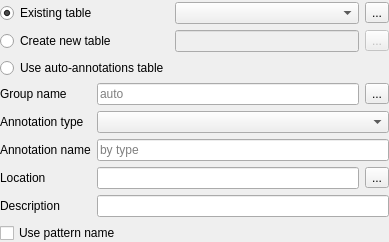
<?xml version="1.0" encoding="UTF-8"?>
<ui version="4.0">
 <class>CreateAnnotationNormalWidget</class>
 <widget class="QWidget" name="CreateAnnotationNormalWidget">
  <property name="geometry">
   <rect>
    <x>0</x>
    <y>0</y>
    <width>389</width>
    <height>282</height>
   </rect>
  </property>
  <property name="sizePolicy">
   <sizepolicy hsizetype="Preferred" vsizetype="Minimum">
    <horstretch>0</horstretch>
    <verstretch>0</verstretch>
   </sizepolicy>
  </property>
  <property name="windowTitle">
   <string>Create Annotations</string>
  </property>
  <layout class="QVBoxLayout" name="mainLayout">
   <property name="sizeConstraint">
    <enum>QLayout::SetMinAndMaxSize</enum>
   </property>
   <property name="leftMargin">
    <number>0</number>
   </property>
   <property name="topMargin">
    <number>0</number>
   </property>
   <property name="rightMargin">
    <number>0</number>
   </property>
   <property name="bottomMargin">
    <number>0</number>
   </property>
   <item>
    <widget class="QWidget" name="saveAnnotationsInnerWidget" native="true">
     <property name="sizePolicy">
      <sizepolicy hsizetype="Preferred" vsizetype="Minimum">
       <horstretch>0</horstretch>
       <verstretch>0</verstretch>
      </sizepolicy>
     </property>
     <property name="toolTip">
      <string>Choose a file to store the annotations</string>
     </property>
     <layout class="QGridLayout" name="gridLayout_2">
      <property name="sizeConstraint">
       <enum>QLayout::SetMinAndMaxSize</enum>
      </property>
      <property name="leftMargin">
       <number>0</number>
      </property>
      <property name="topMargin">
       <number>0</number>
      </property>
      <property name="rightMargin">
       <number>0</number>
      </property>
      <property name="bottomMargin">
       <number>0</number>
      </property>
      <item row="0" column="0">
       <widget class="QRadioButton" name="rbExistingTable">
        <property name="text">
         <string>Existing table</string>
        </property>
        <property name="checked">
         <bool>true</bool>
        </property>
       </widget>
      </item>
      <item row="0" column="1">
       <widget class="QComboBox" name="cbExistingTable">
        <property name="sizeAdjustPolicy">
         <enum>QComboBox::AdjustToContentsOnFirstShow</enum>
        </property>
       </widget>
      </item>
      <item row="0" column="2">
       <widget class="QToolButton" name="tbBrowseExistingTable">
        <property name="text">
         <string>...</string>
        </property>
        <property name="icon">
         <iconset resource="../../U2Gui.qrc">
          <normaloff>:/core/images/load_selected_documents.png</normaloff>:/core/images/load_selected_documents.png</iconset>
        </property>
       </widget>
      </item>
      <item row="1" column="0">
       <widget class="QRadioButton" name="rbCreateNewTable">
        <property name="text">
         <string>Create new table</string>
        </property>
       </widget>
      </item>
      <item row="1" column="1">
       <widget class="QLineEdit" name="leNewTablePath">
        <property name="enabled">
         <bool>false</bool>
        </property>
       </widget>
      </item>
      <item row="1" column="2">
       <widget class="QToolButton" name="tbBrowseNewTable">
        <property name="enabled">
         <bool>false</bool>
        </property>
        <property name="text">
         <string>...</string>
        </property>
       </widget>
      </item>
      <item row="2" column="0">
       <widget class="QRadioButton" name="rbUseAutoTable">
        <property name="text">
         <string>Use auto-annotations table</string>
        </property>
       </widget>
      </item>
     </layout>
    </widget>
   </item>
   <item>
    <widget class="QWidget" name="annotationParametersInnerWidget" native="true">
     <property name="sizePolicy">
      <sizepolicy hsizetype="Preferred" vsizetype="Minimum">
       <horstretch>0</horstretch>
       <verstretch>0</verstretch>
      </sizepolicy>
     </property>
     <layout class="QGridLayout" name="gridLayout">
      <property name="sizeConstraint">
       <enum>QLayout::SetMinAndMaxSize</enum>
      </property>
      <property name="leftMargin">
       <number>0</number>
      </property>
      <property name="topMargin">
       <number>0</number>
      </property>
      <property name="rightMargin">
       <number>0</number>
      </property>
      <property name="bottomMargin">
       <number>0</number>
      </property>
      <item row="2" column="1" colspan="2">
       <widget class="QLineEdit" name="leAnnotationName">
        <property name="maxLength">
         <number>100</number>
        </property>
        <property name="placeholderText">
         <string>by type</string>
        </property>
       </widget>
      </item>
      <item row="0" column="1">
       <widget class="QLineEdit" name="leGroupName">
        <property name="placeholderText">
         <string>auto</string>
        </property>
       </widget>
      </item>
      <item row="3" column="2">
       <widget class="QToolButton" name="tbDoComplement">
        <property name="toolTip">
         <string>Add/remove complement flag</string>
        </property>
        <property name="text">
         <string>...</string>
        </property>
        <property name="icon">
         <iconset resource="../../U2Gui.qrc">
          <normaloff>:/core/images/do_complement.png</normaloff>:/core/images/do_complement.png</iconset>
        </property>
       </widget>
      </item>
      <item row="3" column="0">
       <widget class="QLabel" name="lblLocation">
        <property name="text">
         <string>Location</string>
        </property>
       </widget>
      </item>
      <item row="1" column="1" colspan="2">
       <widget class="QComboBox" name="cbAnnotationType"/>
      </item>
      <item row="5" column="0" colspan="2">
       <widget class="QCheckBox" name="chbUsePatternNames">
        <property name="toolTip">
         <string>Use names of patterns as annotations names. In case the patterns are in FASTA format</string>
        </property>
        <property name="text">
         <string>Use pattern name</string>
        </property>
       </widget>
      </item>
      <item row="3" column="1">
       <widget class="QLineEdit" name="leLocation">
        <property name="toolTip">
         <string>Annotation location in GenBank format</string>
        </property>
       </widget>
      </item>
      <item row="0" column="2">
       <widget class="QToolButton" name="tbSelectGroupName">
        <property name="toolTip">
         <string>Predefined group names</string>
        </property>
        <property name="text">
         <string>...</string>
        </property>
        <property name="icon">
         <iconset resource="../../U2Gui.qrc">
          <normaloff>:/core/images/group_auto.png</normaloff>:/core/images/group_auto.png</iconset>
        </property>
       </widget>
      </item>
      <item row="0" column="0">
       <widget class="QLabel" name="lblGroupName">
        <property name="text">
         <string>Group name</string>
        </property>
       </widget>
      </item>
      <item row="2" column="0">
       <widget class="QLabel" name="lblAnnotationName">
        <property name="text">
         <string>Annotation name</string>
        </property>
       </widget>
      </item>
      <item row="1" column="0">
       <widget class="QLabel" name="lblAnnotationType">
        <property name="text">
         <string>Annotation type</string>
        </property>
       </widget>
      </item>
      <item row="4" column="0">
       <widget class="QLabel" name="lblDescription">
        <property name="text">
         <string>Description</string>
        </property>
       </widget>
      </item>
      <item row="4" column="1" colspan="2">
       <widget class="QLineEdit" name="leDescription"/>
      </item>
     </layout>
    </widget>
   </item>
  </layout>
 </widget>
 <tabstops>
  <tabstop>rbExistingTable</tabstop>
  <tabstop>cbExistingTable</tabstop>
  <tabstop>tbBrowseExistingTable</tabstop>
  <tabstop>rbCreateNewTable</tabstop>
  <tabstop>leNewTablePath</tabstop>
  <tabstop>tbBrowseNewTable</tabstop>
  <tabstop>rbUseAutoTable</tabstop>
  <tabstop>leGroupName</tabstop>
  <tabstop>tbSelectGroupName</tabstop>
  <tabstop>cbAnnotationType</tabstop>
  <tabstop>leAnnotationName</tabstop>
  <tabstop>leLocation</tabstop>
  <tabstop>tbDoComplement</tabstop>
  <tabstop>leDescription</tabstop>
  <tabstop>chbUsePatternNames</tabstop>
 </tabstops>
 <resources>
  <include location="../../U2Gui.qrc"/>
 </resources>
 <connections>
  <connection>
   <sender>chbUsePatternNames</sender>
   <signal>toggled(bool)</signal>
   <receiver>leAnnotationName</receiver>
   <slot>setDisabled(bool)</slot>
   <hints>
    <hint type="sourcelabel">
     <x>197</x>
     <y>215</y>
    </hint>
    <hint type="destinationlabel">
     <x>234</x>
     <y>149</y>
    </hint>
   </hints>
  </connection>
  <connection>
   <sender>rbExistingTable</sender>
   <signal>toggled(bool)</signal>
   <receiver>cbExistingTable</receiver>
   <slot>setEnabled(bool)</slot>
   <hints>
    <hint type="sourcelabel">
     <x>98</x>
     <y>15</y>
    </hint>
    <hint type="destinationlabel">
     <x>279</x>
     <y>15</y>
    </hint>
   </hints>
  </connection>
  <connection>
   <sender>rbExistingTable</sender>
   <signal>toggled(bool)</signal>
   <receiver>tbBrowseExistingTable</receiver>
   <slot>setEnabled(bool)</slot>
   <hints>
    <hint type="sourcelabel">
     <x>98</x>
     <y>15</y>
    </hint>
    <hint type="destinationlabel">
     <x>374</x>
     <y>14</y>
    </hint>
   </hints>
  </connection>
  <connection>
   <sender>rbCreateNewTable</sender>
   <signal>toggled(bool)</signal>
   <receiver>leNewTablePath</receiver>
   <slot>setEnabled(bool)</slot>
   <hints>
    <hint type="sourcelabel">
     <x>98</x>
     <y>49</y>
    </hint>
    <hint type="destinationlabel">
     <x>279</x>
     <y>48</y>
    </hint>
   </hints>
  </connection>
  <connection>
   <sender>rbCreateNewTable</sender>
   <signal>toggled(bool)</signal>
   <receiver>tbBrowseNewTable</receiver>
   <slot>setEnabled(bool)</slot>
   <hints>
    <hint type="sourcelabel">
     <x>98</x>
     <y>49</y>
    </hint>
    <hint type="destinationlabel">
     <x>375</x>
     <y>49</y>
    </hint>
   </hints>
  </connection>
  <connection>
   <sender>rbUseAutoTable</sender>
   <signal>toggled(bool)</signal>
   <receiver>annotationParametersInnerWidget</receiver>
   <slot>setDisabled(bool)</slot>
   <hints>
    <hint type="sourcelabel">
     <x>98</x>
     <y>78</y>
    </hint>
    <hint type="destinationlabel">
     <x>194</x>
     <y>161</y>
    </hint>
   </hints>
  </connection>
 </connections>
</ui>
